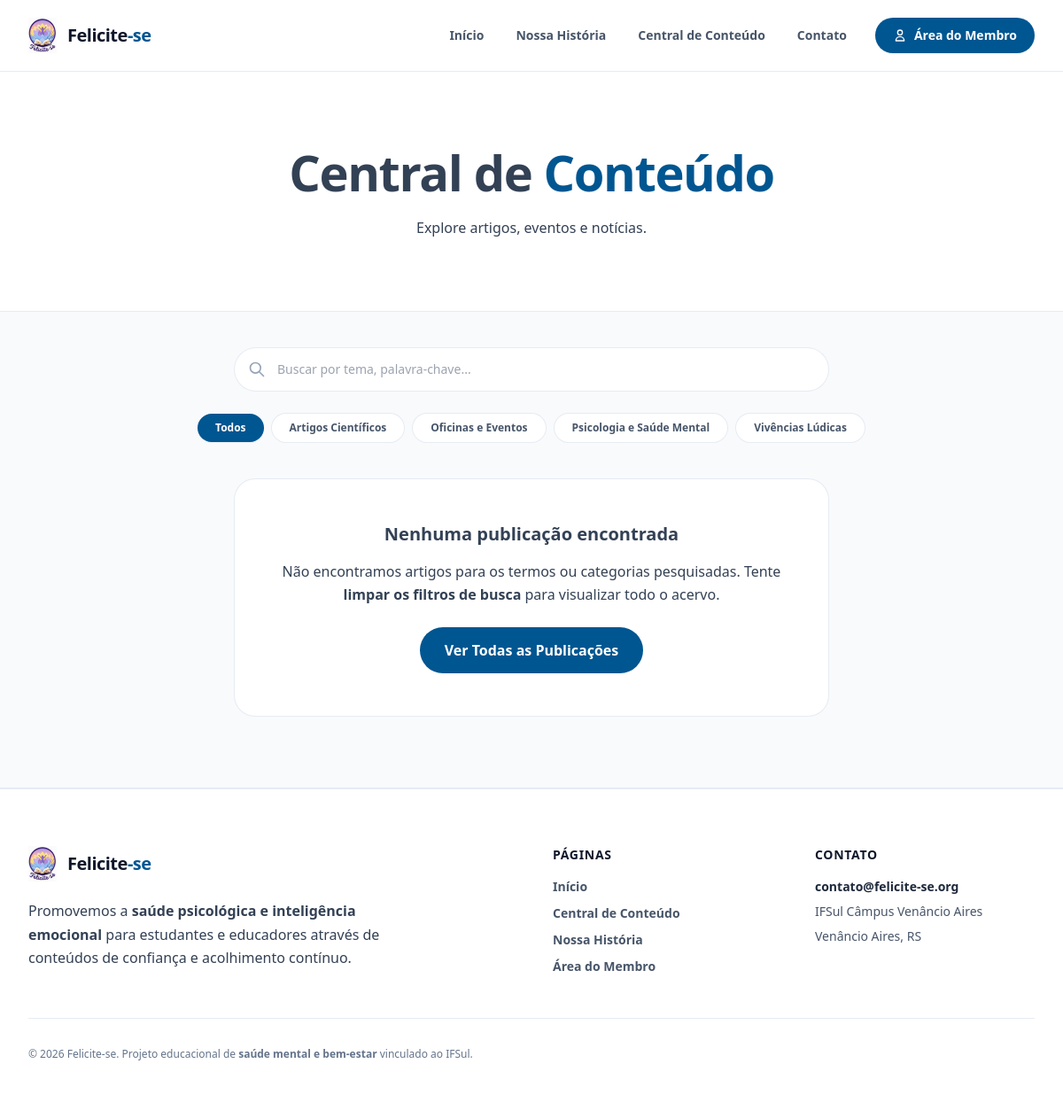
The page /blog.php on the database as committed earlier.
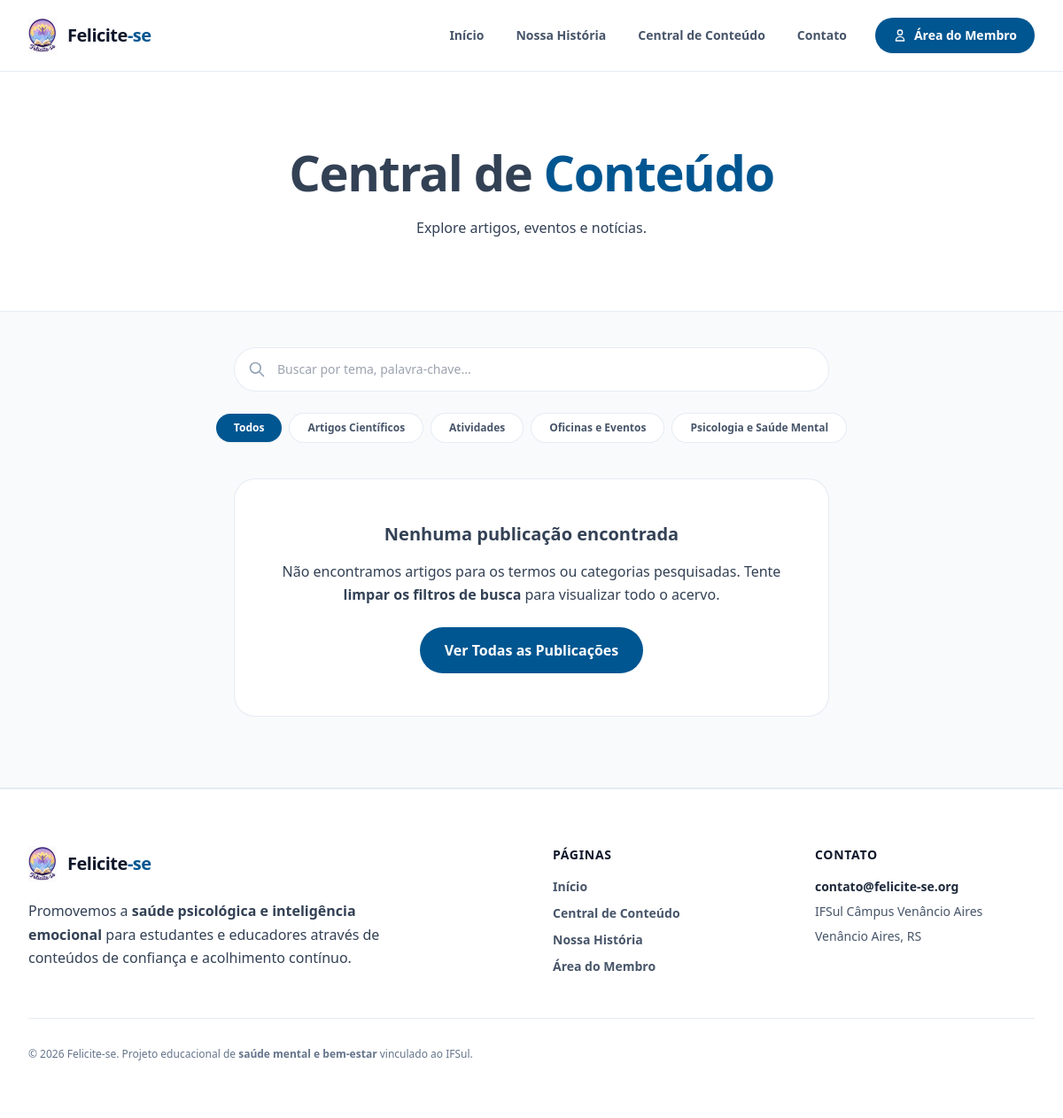
The same page on the database as committed later.
### tables this page shows
CREATE TABLE IF NOT EXISTS `categorias` (
    `id` INT AUTO_INCREMENT PRIMARY KEY,
    `nome` VARCHAR(100) NOT NULL
);

### controllers/PostController.php (called while the page is built, shortened)
<?php
require_once __DIR__ . '/../config/conexao.php';
require_once __DIR__ . '/../dao/PostDAO.php';
class PostController {
    private $postDAO;
    public function __construct($pdo) {
        $this->postDAO = new PostDAO($pdo);
    }
    public function listarCategorias() {
        return $this->postDAO->listarCategorias();
    }
}

### dao/PostDAO.php (called while the page is built, shortened)
<?php
class PostDAO {
    private $pdo;
    public function __construct(PDO $pdo) {
        $this->pdo = $pdo;
    }
    public function listarCategorias() {
        $sql = "SELECT c.id, c.nome, COUNT(p.id) AS total_posts
                FROM categorias c
                LEFT JOIN posts p ON p.categoria_id = c.id
                GROUP BY c.id, c.nome
                ORDER BY c.nome ASC";
        $stmt = $this->pdo->query($sql);
        return $stmt->fetchAll();
    }
}

### blog.php (the view, shortened to what this page needs)
<?php
require_once __DIR__ . '/config/conexao.php';
require_once __DIR__ . '/controllers/PostController.php';
$controller = new PostController($pdo);
$busca = trim(filter_input(INPUT_GET, 'busca', FILTER_DEFAULT) ?? '');
$categoriaId = filter_input(INPUT_GET, 'categoria', FILTER_VALIDATE_INT) ?: null;
$categorias = $controller->listarCategorias();
$posts = $controller->listarPublicos($busca, $categoriaId);
include_once __DIR__ . '/includes/header.php';
?>
<section class="py-16 lg:py-20 bg-white border-b border-slate-200/80">
    <div class="max-w-7xl mx-auto px-4 sm:px-6 lg:px-8 text-center max-w-3xl space-y-4">
        <h1 class="t-h1">
            Central de <span class="text-azul-felicite">Conteúdo</span>
        </h1>
        <p class="p-base">
            Explore artigos, eventos e notícias.
        </p>
    </div>
</section>
<section class="py-10 bg-fundo-app">
    <div class="max-w-7xl mx-auto px-4 sm:px-6 lg:px-8 space-y-6">
        <form action="blog.php" method="GET" class="space-y-6">
            <div class="max-w-2xl mx-auto relative">
                <input
                    type="text"
                    name="busca"
                    placeholder="Buscar por tema, palavra-chave..."
                    value="<?= htmlspecialchars($busca) ?>"
                    class="w-full pl-12 pr-4 py-3.5 bg-white border border-slate-200/80 rounded-full text-slate-900 text-sm focus:outline-none focus:border-azul-felicite shadow-clean transition-all"
                    aria-label="Buscar publicações"
                >
                <svg class="w-5 h-5 text-slate-400 absolute left-4 top-1/2 -translate-y-1/2" fill="none" stroke="currentColor" viewBox="0 0 24 24">
                    <path stroke-linecap="round" stroke-linejoin="round" stroke-width="2" d="M21 21l-6-6m2-5a7 7 0 11-14 0 7 7 0 0114 0z"></path>
                </svg>
            </div>
            <div class="flex flex-wrap items-center justify-center gap-2">
                <a href="blog.php<?= !empty($busca) ? '?busca=' . urlencode($busca) : '' ?>"
                   class="px-5 py-2 rounded-full text-xs font-bold transition-all <?= empty($categoriaId) ? 'bg-azul-felicite text-white shadow-sm' : 'bg-white text-slate-600 hover:bg-slate-100 border border-slate-200/80' ?>">
                    Todos
                </a>
                <?php foreach ($categorias as $cat): ?>
                    <a href="blog.php?categoria=<?= $cat['id'] ?><?= !empty($busca) ? '&busca=' . urlencode($busca) : '' ?>"
                       class="px-5 py-2 rounded-full text-xs font-bold transition-all <?= ($categoriaId == $cat['id']) ? 'bg-azul-felicite text-white shadow-sm' : 'bg-white text-slate-600 hover:bg-slate-100 border border-slate-200/80' ?>">
                        <?= htmlspecialchars($cat['nome']) ?>
                    </a>
                <?php endforeach; ?>
            </div>
        </form>
    </div>
</section>
<section class="pb-20 bg-fundo-app border-b border-slate-200/80">
    <div class="max-w-7xl mx-auto px-4 sm:px-6 lg:px-8">
        <?php if (!empty($posts)): ?>
            <div class="grid grid-cols-1 md:grid-cols-2 lg:grid-cols-3 gap-8">
                <?php foreach ($posts as $post): ?>
                    <?php
                    $temImagem = !empty($post['imagem']) && file_exists(__DIR__ . '/uploads/imagens/' . $post['imagem']);
                    $srcImagem = $temImagem
                        ? 'uploads/imagens/' . htmlspecialchars($post['imagem'])
                        : 'assets/images/fallback-image.jpeg';
                    $badgeClass = getBadgeClass($post['categoria_nome'] ?? 'Artigos Científicos');
                    $tempoLeitura = getTempoLeitura($post['conteudo'], $post['id']);
                    ?>
                    <article class="bg-white rounded-3xl border border-slate-200/80 overflow-hidden shadow-clean hover:border-sky-300 transition-all flex flex-col justify-between group">
                        <a href="artigo.php?id=<?= $post['id'] ?>" class="flex flex-col h-full">
                            <div class="relative aspect-video w-full overflow-hidden bg-slate-100 p-3">
                                <span class="absolute top-5 left-5 z-10 px-3 py-1 rounded-full text-xs font-bold uppercase tracking-wider border <?= $badgeClass ?>">
                                    <?= htmlspecialchars($post['categoria_nome'] ?? 'Artigo') ?>
                                </span>
                                <img
                                    src="<?= $srcImagem ?>"
                                    alt="<?= htmlspecialchars($post['titulo']) ?>"
                                    class="w-full h-full object-cover rounded-2xl group-hover:scale-105 transition-transform duration-500"
                                    loading="lazy"
                                    onerror="this.onerror=null; this.src='assets/images/fallback-image.jpeg';"
                                >
                            </div>
                            <div class="p-6 flex flex-col justify-between flex-grow space-y-4">
                                <div class="space-y-2">
                                    <h3 class="t-h3 group-hover:text-azul-felicite transition-colors">
                                        <?= htmlspecialchars($post['titulo']) ?>
                                    </h3>
                                    <p class="p-base text-sm line-clamp-3">
                                        <strong>Resumo:</strong> <?= mb_strimwidth(strip_tags($post['conteudo']), 0, 130, '...') ?>
                                    </p>
                                </div>
                                <div class="pt-4 border-t border-slate-100 flex items-center justify-between text-xs text-slate-500 font-semibold">
                                    <span class="inline-flex items-center gap-1.5">
                                        <svg class="w-4 h-4 text-slate-400" fill="none" stroke="currentColor" viewBox="0 0 24 24">
                                            <circle cx="12" cy="12" r="10"></circle>
                                            <polyline points="12 6 12 12 16 14"></polyline>
                                        </svg>
                                        Leitura de <?= $tempoLeitura ?> min
                                    </span>
                                    <span class="text-azul-felicite font-bold group-hover:translate-x-1 transition-transform inline-flex items-center gap-1">
                                        Ler artigo &rarr;
                                    </span>
                                </div>
                            </div>
                        </a>
                    </article>
                <?php endforeach; ?>
            </div>
        <?php else: ?>
            <div class="bg-white rounded-3xl border border-slate-200/80 p-12 text-center max-w-2xl mx-auto shadow-clean space-y-4">
                <h3 class="t-h3">
                    Nenhuma publicação encontrada
                </h3>
                <p class="p-base">
                    Não encontramos artigos para os termos ou categorias pesquisadas. Tente <strong>limpar os filtros de busca</strong> para visualizar todo o acervo.
                </p>
                <div class="pt-2">
                    <a href="blog.php" class="inline-flex justify-center items-center px-7 py-3.5 rounded-full font-bold text-white bg-azul-felicite hover:bg-azul-hover transition-all">
                        Ver Todas as Publicações
                    </a>
                </div>
            </div>
        <?php endif; ?>
    </div>
</section>
<?php
include_once __DIR__ . '/includes/footer.php';
?>

### includes/header.php (shortened to what this page needs)
<?php
$baseUrl = defined('BASE_URL') ? BASE_URL : '';
?>
<!DOCTYPE html>
<html lang="pt-BR">
<head>
    <script src="https://cdn.tailwindcss.com"></script>
    <link rel="stylesheet" href="<?= $baseUrl ?>assets/css/global.css">
</head>
<body class="bg-fundo-app text-slate-700 font-sans antialiased">
    <header class="bg-white border-b border-slate-200/80 sticky top-0 z-50">
        <div class="max-w-7xl mx-auto px-4 sm:px-6 lg:px-8 h-20 flex items-center justify-between">
            <a href="<?= $baseUrl ?>index.php" class="flex items-center gap-3">
                <img src="<?= $baseUrl ?>assets/images/felicitese-logo-2.png" alt="Logo Felicite-se" class="h-10 w-auto">
                <span class="text-xl font-extrabold tracking-tight text-slate-900">Felicite<span class="text-azul-felicite">-se</span></span>
            </a>
            <nav class="flex items-center gap-2 sm:gap-3">
                <a href="<?= $baseUrl ?>index.php" class="text-sm font-semibold text-slate-600 hover:text-azul-felicite px-3 py-2 transition-colors">
                    Início
                </a>
                <a href="<?= $baseUrl ?>sobre.php" class="text-sm font-semibold text-slate-600 hover:text-azul-felicite px-3 py-2 transition-colors">
                    Nossa História
                </a>
                <a href="<?= $baseUrl ?>blog.php" class="text-sm font-semibold text-slate-600 hover:text-azul-felicite px-3 py-2 transition-colors">
                    Central de Conteúdo
                </a>
                <a href="<?= $baseUrl ?>contato.php" class="text-sm font-semibold text-slate-600 hover:text-azul-felicite px-3 py-2 transition-colors">
                    Contato
                </a>
                <a href="<?= $baseUrl ?>login.php" class="ml-2 text-sm font-semibold text-white bg-azul-felicite hover:bg-azul-hover px-5 py-2.5 rounded-full shadow-sm transition-all flex items-center gap-2">
                    <svg class="w-4 h-4" fill="none" stroke="currentColor" viewBox="0 0 24 24"><path stroke-linecap="round" stroke-linejoin="round" stroke-width="2" d="M16 7a4 4 0 11-8 0 4 4 0 018 0zM12 14a7 7 0 00-7 7h14a7 7 0 00-7-7z"></path></svg>
                    Área do Membro
                </a>
            </nav>
        </div>
    </header>
    <main class="<?= htmlspecialchars($mainClass ?? '') ?>">

### includes/footer.php
<?php
$baseUrl = defined('BASE_URL') ? BASE_URL : '';
?>
    </main>
    <footer class="bg-white border-t border-slate-200/80 py-16">
        <div class="max-w-7xl mx-auto px-4 sm:px-6 lg:px-8">
            <div class="grid grid-cols-1 md:grid-cols-12 gap-12 pb-12 border-b border-slate-200/80">
                <div class="md:col-span-6 space-y-5">
                    <a href="<?= $baseUrl ?>index.php" class="flex items-center gap-3">
                        <img src="<?= $baseUrl ?>assets/images/felicitese-logo-2.png" alt="Logo Felicite-se" class="h-10 w-auto">
                        <span class="text-xl font-extrabold tracking-tight text-slate-900">Felicite<span class="text-azul-felicite">-se</span></span>
                    </a>
                    <p class="p-base max-w-md">
                        Promovemos a <strong>saúde psicológica e inteligência emocional</strong> para estudantes e educadores através de conteúdos de confiança e acolhimento contínuo.
                    </p>
                </div>
                <div class="md:col-span-3 space-y-4">
                    <h3 class="text-sm font-bold uppercase tracking-wider text-slate-900">
                        Páginas
                    </h3>
                    <ul class="space-y-2.5 text-sm font-semibold">
                        <li><a href="<?= $baseUrl ?>index.php" class="text-slate-600 hover:text-azul-felicite transition-colors">Início</a></li>
                        <li><a href="<?= $baseUrl ?>blog.php" class="text-slate-600 hover:text-azul-felicite transition-colors">Central de Conteúdo</a></li>
                        <li><a href="<?= $baseUrl ?>sobre.php" class="text-slate-600 hover:text-azul-felicite transition-colors">Nossa História</a></li>
                        <li><a href="<?= $baseUrl ?>login.php" class="text-slate-600 hover:text-azul-felicite transition-colors">Área do Membro</a></li>
                    </ul>
                </div>
                <div class="md:col-span-3 space-y-4">
                    <h3 class="text-sm font-bold uppercase tracking-wider text-slate-900">
                        Contato
                    </h3>
                    <ul class="space-y-2 text-sm text-slate-600 font-medium">
                        <li class="font-semibold text-slate-800">contato@felicite-se.org</li>
                        <li>IFSul Câmpus Venâncio Aires</li>
                        <li>Venâncio Aires, RS</li>
                    </ul>
                </div>
            </div>
            <div class="pt-8 text-center sm:text-left">
                <p class="text-xs font-medium text-slate-500">
                    &copy; 2026 Felicite-se. Projeto educacional de <strong>saúde mental e bem-estar</strong> vinculado ao IFSul.
                </p>
            </div>
        </div>
    </footer>
</body>
</html>

### assets/css/global.css (style rules this page uses)
:root { --azul-felicite: #005691; --azul-hover: #003e6b; --azul-suave: #e0f2fe; --azul-texto: #0369a1; --badge-gold: #f59e0b; --badge-purple: #7c3aed; --bg-fundo: #f8fafc; --bg-card: #ffffff; --texto-titulo: #0f172a; --texto-corpo: #475569; --texto-muted: #64748b; --borda-suave: #e2e8f0; --sombra-clean: 0 4px 20px -2px rgba(15, 23, 42, 0.05); }
body { background-color: var(--bg-fundo); color: var(--texto-corpo); font-family: 'Inter', system-ui, -apple-system, sans-serif; }
.t-h1 { font-size: 2.25rem !important; line-height: 1.2 !important; font-weight: 800 !important; letter-spacing: -0.025em !important; }
@media (min-width: 640px) { .t-h1 { font-size: 3rem !important; } }
@media (min-width: 1024px) { .t-h1 { font-size: 3.5rem !important; } }
.t-h3 { font-size: 1.25rem !important; line-height: 1.35 !important; font-weight: 700 !important; }
.p-base { font-size: 1rem !important; line-height: 1.65 !important; }

Rows that differ between the two databases and show on the page:
changed categorias: nome "Vivências Lúdicas" → "Atividades"; moves up the list
